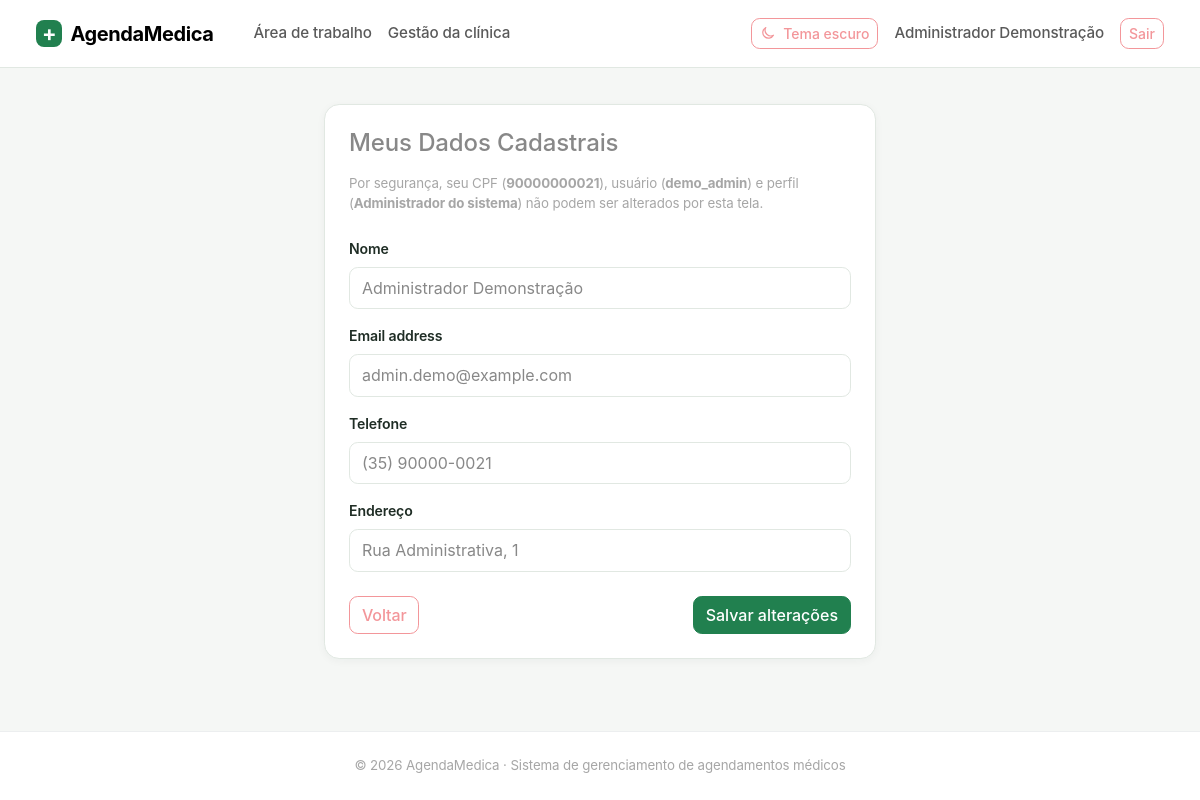
The page /perfil/ (signed in) on the database its author committed.
### usuarios/models.py (models this page shows, shortened)
class Usuario(AbstractUser):
    class TipoUsuario(models.TextChoices):
        PACIENTE = "PACIENTE", "Paciente"
        MEDICO = "MEDICO", "Médico"
        FUNCIONARIO = "FUNCIONARIO", "Funcionário administrativo"
        ADMINISTRADOR = "ADMINISTRADOR", "Administrador do sistema"
    cpf = models.CharField(max_length=11, unique=True, verbose_name="CPF")
    nome = models.CharField(max_length=70, verbose_name="Nome")
    endereco = models.CharField(max_length=100, verbose_name="Endereço")
    telefone = models.CharField(max_length=20, verbose_name="Telefone")
    data_nascimento = models.DateField(verbose_name="Data de nascimento")
    tipo_usuario = models.CharField(
        max_length=20,
        choices=TipoUsuario.choices,
        verbose_name="Tipo de usuário",
    )
    objects = UsuarioManager()
    REQUIRED_FIELDS = [
        "email",
        "cpf",
        "nome",
        "endereco",
        "telefone",
        "data_nascimento",
    ]

### usuarios/views.py (the view)
# urls.py: path("perfil/", views.meu_perfil, name="meu_perfil"),
@login_required
def meu_perfil(request):
    form = EditarPerfilForm(request.POST or None, instance=request.user)
    if request.method == "POST":
        if form.is_valid():
            form.save()
            messages.success(request, "Seus dados foram atualizados com sucesso.")
            return redirect("meu_perfil")
        messages.error(request, "Verifique os erros no formulário antes de salvar.")
    return render(request, "usuarios/perfil.html", {"form": form})

### usuarios/forms.py (shortened to what this page needs)
class EditarPerfilForm(forms.ModelForm):
    plano_medico = forms.CharField(
        label="Plano de saúde (opcional)",
        max_length=100,
        required=False,
    )
    class Meta:
        model = Usuario
        fields = ["nome", "email", "telefone", "endereco"]
    def __init__(self, *args, **kwargs):
        super().__init__(*args, **kwargs)
        if self.instance and self.instance.tipo_usuario == Usuario.TipoUsuario.PACIENTE:
            perfil = getattr(self.instance, "perfil_paciente", None)
            if perfil:
                self.fields["plano_medico"].initial = perfil.plano_medico
        else:
            self.fields.pop("plano_medico", None)
        for campo in self.fields.values():
            classes = campo.widget.attrs.get("class", "")
            campo.widget.attrs["class"] = f"{classes} form-control".strip()
        if self.is_bound:
            for nome in self.fields:
                if self[nome].errors:
                    self.fields[nome].widget.attrs["class"] += " is-invalid"

### templates/usuarios/perfil.html (shortened to what this page needs)
{% extends "base.html" %}
{% block content %}
<div class="row justify-content-center">
    <div class="col-12 col-md-8 col-lg-6">
        <div class="card p-4">
            <h1 class="h4 mb-3">Meus Dados Cadastrais</h1>
            <p class="text-body-secondary small mb-4">
                Por segurança, seu CPF (<strong>{{ user.cpf }}</strong>), usuário (<strong>{{ user.username }}</strong>)
                e perfil (<strong>{{ user.get_tipo_usuario_display }}</strong>) não podem ser alterados por esta tela.
            </p>
            <form method="post" novalidate>
                {% for field in form %}
                    <div class="mb-3">
                        <label for="{{ field.id_for_label }}" class="form-label">{{ field.label }}</label>
                        {{ field }}
                    </div>
                {% endfor %}
                <div class="d-flex justify-content-between align-items-center mt-4">
                    <a href="{% url 'inicio' %}" class="btn btn-outline-secondary">Voltar</a>
                    <button type="submit" class="btn btn-primary">Salvar alterações</button>
                </div>
            </form>
        </div>
    </div>
</div>
{% endblock %}

### templates/base.html (shortened to what this page needs)
{% load static %}
<!doctype html>
<html lang="pt-br" data-bs-theme="light">
<head>
    <link href="{% static 'vendor/bootstrap/bootstrap.min.css' %}" rel="stylesheet">
    <link href="{% static 'css/themes/light.css' %}" rel="stylesheet">
    <link href="{% static 'css/themes/dark.css' %}" rel="stylesheet">
    <link href="{% static 'css/themes/custom.css' %}" rel="stylesheet">
    <link href="{% static 'css/site.css' %}" rel="stylesheet">
</head>
<body class="d-flex flex-column min-vh-100">
    <nav class="navbar navbar-expand-lg border-bottom bg-body sticky-top">
        <div class="container-fluid app-container">
            <a class="navbar-brand fw-bold" href="{% if user.is_authenticated %}{% url 'portal_home' %}{% else %}{% url 'login' %}{% endif %}"><span class="brand-mark me-2" aria-hidden="true">+</span>AgendaMedica</a>
            <div class="collapse navbar-collapse" id="navbarPrincipal">
                {% if user.is_authenticated %}<ul class="navbar-nav me-auto"><li class="nav-item"><a class="nav-link" href="{% url 'portal_home' %}">Área de trabalho</a></li>{% if user.tipo_usuario == 'ADMINISTRADOR' or user.tipo_usuario == 'FUNCIONARIO' %}<li class="nav-item"><a class="nav-link" href="{% url 'gestao_inicio' %}">Gestão da clínica</a></li>{% endif %}</ul>{% endif %}
                <ul class="navbar-nav ms-auto align-items-lg-center gap-lg-2">
                    <li class="nav-item"><button class="btn btn-outline-secondary btn-sm theme-toggle" id="alternarTema" type="button" aria-label="Alternar tema"><svg id="iconeTema" class="icon" viewBox="0 0 24 24" aria-hidden="true"><path d="M20.2 15.3A8.5 8.5 0 0 1 8.7 3.8 8.5 8.5 0 1 0 20.2 15.3Z"/></svg><span id="textoTema">Tema escuro</span></button></li>
                    {% if user.is_authenticated %}<li class="nav-item"><a class="nav-link" href="{% url 'meu_perfil' %}">{{ user.nome|default:user.username }}</a></li><li class="nav-item"><form method="post" action="{% url 'logout' %}">{% csrf_token %}<button class="btn btn-outline-secondary btn-sm" type="submit">Sair</button></form></li>{% else %}<li class="nav-item"><a class="nav-link" href="{% url 'login' %}">Entrar</a></li><li class="nav-item"><a class="btn btn-success btn-sm" href="{% url 'cadastro' %}">Criar conta</a></li>{% endif %}
                </ul>
            </div>
        </div>
    </nav>
    <main class="container-fluid app-container flex-grow-1 py-4 py-lg-5">
        {% block content %}{% endblock %}
    </main>
    <footer class="border-top py-4 mt-auto">
        <div class="container-fluid app-container text-center text-body-secondary small">
            &copy; 2026 AgendaMedica · Sistema de gerenciamento de agendamentos médicos
        </div>
    </footer>
</body>
</html>

### static/css/themes/light.css (style rules this page uses)
:root, [data-bs-theme="light"] { --am-bg-page: #f5f7f5; --am-bg-surface: #ffffff; --am-text-primary: #1f2d25; --am-text-muted: #65736a; --am-brand-primary: #21804f; --am-brand-accent: #e8f4ec; --am-border-color: #e1e8e2; --am-card-shadow: 0 2px 8px rgba(27, 55, 37, 0.045); --bs-primary: #21804f; --bs-primary-rgb: 33, 128, 79; --bs-success: #21804f; --bs-success-rgb: 33, 128, 79; --bs-link-color: #1c7145; --bs-link-color-rgb: 28, 113, 69; --bs-link-hover-color: #155938; }

### static/css/themes/custom.css (style rules this page uses)
body { background-color: var(--am-bg-page); color: var(--am-text-primary); transition: background-color 0.2s ease, color 0.2s ease; }
.card, .navbar, footer { background-color: var(--am-bg-surface) !important; border-color: var(--am-border-color) !important; }
.card { box-shadow: var(--am-card-shadow); }

### static/css/site.css (style rules this page uses)
:root { --brand-color: #21804f; --brand-soft: #e8f4ec; --surface-soft: #f4f8f5; }
body { background: var(--am-bg-page); color: var(--am-text-primary); font-size: .95rem; }
.brand-mark { display: inline-grid; place-items: center; width: 1.65rem; height: 1.65rem; border-radius: .5rem; color: white; background: var(--brand-color); font-size: 1.35rem; line-height: 1; }
.navbar { min-height: 4rem; }
.navbar-brand { letter-spacing: -.02em; }
.card { border-color: var(--am-border-color); border-radius: .8rem; box-shadow: var(--am-card-shadow); }
.btn { border-radius: .55rem; font-weight: 500; }
.btn-success, .btn-primary { --bs-btn-bg: var(--brand-color); --bs-btn-border-color: var(--brand-color); --bs-btn-hover-bg: #196c41; --bs-btn-hover-border-color: #196c41; }
.form-control, .form-select, .input-group-text { border-color: var(--am-border-color); border-radius: .55rem; min-height: 2.65rem; }
footer { background: var(--am-bg-surface); border-color: var(--am-border-color) !important; }
.icon { display: inline-block; width: 1rem; height: 1rem; flex: 0 0 auto; fill: none; stroke: currentColor; stroke-width: 1.8; stroke-linecap: round; stroke-linejoin: round; vertical-align: -.16em; }
.theme-toggle { display: inline-flex; align-items: center; gap: .45rem; }
body { font-family: Inter, ui-sans-serif, system-ui, -apple-system, BlinkMacSystemFont, "Segoe UI", sans-serif; letter-spacing: -.008em; }
a { text-underline-offset: .18em; }
button, a, input, select, textarea { transition: color .15s ease, background-color .15s ease, border-color .15s ease, box-shadow .15s ease; }
a { text-decoration: none; }
.form-label { color: var(--am-text-primary); font-size: .88rem; font-weight: 600; }
.navbar .nav-link { font-weight: 500; }
.app-container { width: min(100%, 2400px); max-width: none; padding-inline: clamp(1rem, 3vw, 3.5rem); }
.navbar { min-height: 4.25rem; }
.navbar .container-fluid { gap: 1rem; }
.navbar .nav-link { padding-inline: .7rem; }
main.app-container { padding-top: clamp(1.5rem, 3vw, 3rem) !important; padding-bottom: clamp(1.75rem, 3vw, 3.25rem) !important; }
footer { padding-block: 1.15rem !important; }
.card { border-radius: .95rem; transition: border-color .18s ease, box-shadow .18s ease, transform .18s ease; }

### rows shown on the page
Usuario: nome "Administrador Demonstração", cpf "90000000021", username "demo_admin", tipo_usuario "Administrador do sistema", form "Administrador Demonstração" "admin.demo@example.com" "(35) 90000-0021" "Rua Administrativa, 1"

### other values the page prints
{{ field.label }} "Nome" "Email address" "Telefone" "Endereço"
